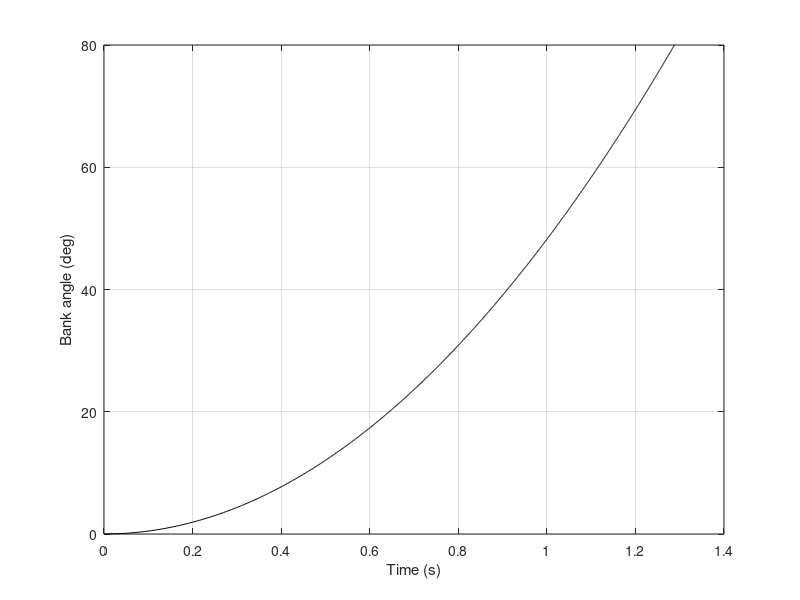

Write the MATLAB code that produced this figure.
%% Requirements and preliminary ratios
phi = 30*pi/180; % Required bank angle for MIL-STD of light aircraft
t2_req = 1.3; % [s]

bai_ratio = 0.65; % inboard position of aileron,
bao_ratio = 0.95; % outboard position of aileron, ...
ba_ratio = 0.3; % allows a 30% aileron, with a small 0.05b gap from the wingtip
chordRatio = 0.25; % based on very rough estimate of rear spar location

ta = 0.46; % read from graph based on chord ratio

%% Properties
taperRatio_w = 0.33;
b = 7;
c = 1.46;
cr_w = 1.5; % [m]
a = 3.82;
Vs = 15.9; % [m/s]
rho = 1.167;
S_tot = 9.43; % [m^2]
Ixx = 107.3; % This design is valid for Ixx < 200
S = 8.34;

%% Calculate aileron rolling moment coefficient derivative
yi = bai_ratio*b/2; % inboard position (semi-span)
yo = bao_ratio*b/2;

Clda_t1 = ((2*a*ta*cr_w)/(S*b)); % Clda equation term 1
Clda_t2 = yo^2/2 + (2/3)*((taperRatio_w-1)/b)*yo^3; % """ 2
Clda_t3 = yi^2/2 + (2/3)*((taperRatio_w-1)/b)*yi^3; % """ 3

Clda = Clda_t1*(Clda_t2 - Clda_t3);

%% Calculate aircraft rolling moment at max deflection
da_max = 20*pi/180; % max aileron deflection
C1 = Clda*da_max; % aircraft tolling moment coefficient

VR = 1.4*Vs;
LA = (0.5*rho*VR^2)*S*C1*b;

%% Calculate steady-state roll rate
yD = 0.4*b/2; % Drag is assumed to be at 40% of the wingspan
CDr = 0.9; % Average value

Pss = sqrt((2*LA)/(rho*(S_tot)*CDr*yD^3)); % [rad/s]
phi1 = Ixx*log(Pss^2)/(rho*(yD^3)*S_tot*CDr); % bank angle at which steady state is achieved (this should be high)

%% Calculate time to achieve 30 deg bank angle
P_dot = Pss^2/(2*phi1);

t2 = sqrt(2*phi/P_dot); % [s] Check that this is less than 1.3

%% Calculate final geometry
c_a = c*chordRatio; % mean chord, chord will follow the wing taper ratio
b_a = yo - yi; % per aileron
A_a = c_a*b_a; % per aileron

ct_a = (2*taperRatio_w*c_a)/(taperRatio_w + 1);
cr_a = ct_a/taperRatio_w;

%% Plot bank angle against time
phi = linspace(0, 80, 1000);
t2_vals = sqrt(2.*(phi*pi/180)./P_dot);

figure()
plot(t2_vals, phi, 'black')
grid on
xlabel('Time (s)')
ylabel('Bank angle (deg)')
